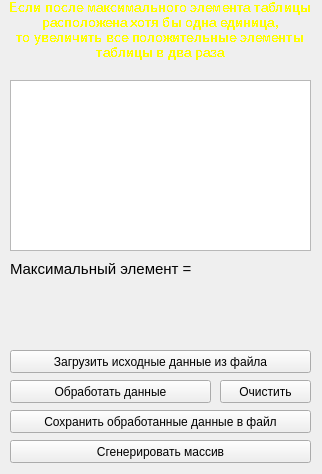
<?xml version="1.0" encoding="UTF-8"?>
<ui version="4.0">
 <class>Form</class>
 <widget class="QWidget" name="Form">
  <property name="geometry">
   <rect>
    <x>0</x>
    <y>0</y>
    <width>322</width>
    <height>474</height>
   </rect>
  </property>
  <property name="windowTitle">
   <string>Form</string>
  </property>
  <property name="autoFillBackground">
   <bool>false</bool>
  </property>
  <widget class="QPushButton" name="qPushButtonReadFromFile">
   <property name="geometry">
    <rect>
     <x>10</x>
     <y>350</y>
     <width>301</width>
     <height>23</height>
    </rect>
   </property>
   <property name="text">
    <string>Загрузить исходные данные из файла</string>
   </property>
  </widget>
  <widget class="QPushButton" name="qPushButtonSolver">
   <property name="geometry">
    <rect>
     <x>10</x>
     <y>380</y>
     <width>201</width>
     <height>23</height>
    </rect>
   </property>
   <property name="text">
    <string>Обработать данные</string>
   </property>
  </widget>
  <widget class="QPushButton" name="qPushButtonClear">
   <property name="geometry">
    <rect>
     <x>220</x>
     <y>380</y>
     <width>91</width>
     <height>23</height>
    </rect>
   </property>
   <property name="text">
    <string>Очистить</string>
   </property>
  </widget>
  <widget class="QPushButton" name="qPushButtonSaveToFile">
   <property name="geometry">
    <rect>
     <x>10</x>
     <y>410</y>
     <width>301</width>
     <height>23</height>
    </rect>
   </property>
   <property name="text">
    <string>Сохранить обработанные данные в файл</string>
   </property>
  </widget>
  <widget class="QPlainTextEdit" name="qPlainTextEditMyArray">
   <property name="geometry">
    <rect>
     <x>10</x>
     <y>80</y>
     <width>301</width>
     <height>171</height>
    </rect>
   </property>
   <property name="font">
    <font>
     <family>JetBrains Mono</family>
    </font>
   </property>
  </widget>
  <widget class="QLabel" name="qLabelUslovie">
   <property name="geometry">
    <rect>
     <x>0</x>
     <y>0</y>
     <width>321</width>
     <height>71</height>
    </rect>
   </property>
   <property name="font">
    <font>
     <pointsize>10</pointsize>
     <weight>75</weight>
     <bold>true</bold>
     <stylestrategy>NoAntialias</stylestrategy>
    </font>
   </property>
   <property name="autoFillBackground">
    <bool>false</bool>
   </property>
   <property name="styleSheet">
    <string notr="true">opacity: 0.6;
color: rgb(255, 255, 0)</string>
   </property>
   <property name="text">
    <string>Если после максимального элемента таблицы
расположена хотя бы одна единица,
то увеличить все положительные элементы
таблицы в два раза</string>
   </property>
   <property name="textFormat">
    <enum>Qt::PlainText</enum>
   </property>
   <property name="scaledContents">
    <bool>false</bool>
   </property>
   <property name="alignment">
    <set>Qt::AlignHCenter|Qt::AlignTop</set>
   </property>
   <property name="wordWrap">
    <bool>false</bool>
   </property>
   <property name="indent">
    <number>-1</number>
   </property>
   <property name="textInteractionFlags">
    <set>Qt::NoTextInteraction</set>
   </property>
  </widget>
  <widget class="QPushButton" name="qPushButtonArrayGenerator">
   <property name="geometry">
    <rect>
     <x>10</x>
     <y>440</y>
     <width>301</width>
     <height>23</height>
    </rect>
   </property>
   <property name="text">
    <string>Сгенерировать массив</string>
   </property>
  </widget>
  <widget class="QLabel" name="qLabelValues">
   <property name="geometry">
    <rect>
     <x>10</x>
     <y>260</y>
     <width>311</width>
     <height>81</height>
    </rect>
   </property>
   <property name="font">
    <font>
     <pointsize>11</pointsize>
    </font>
   </property>
   <property name="text">
    <string>Максимальный элемент =</string>
   </property>
   <property name="alignment">
    <set>Qt::AlignLeading|Qt::AlignLeft|Qt::AlignTop</set>
   </property>
   <property name="indent">
    <number>-1</number>
   </property>
  </widget>
 </widget>
 <resources/>
 <connections/>
</ui>
